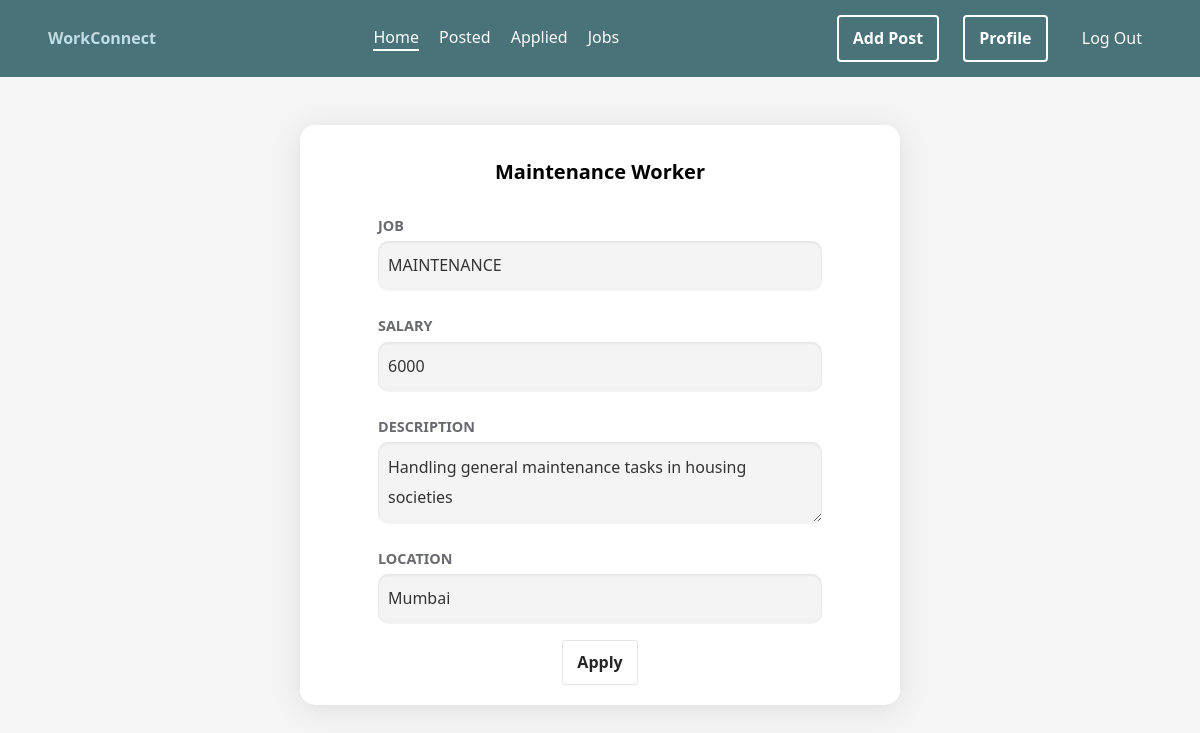
Page /newco/post/8 (signed in) on the earlier database version.
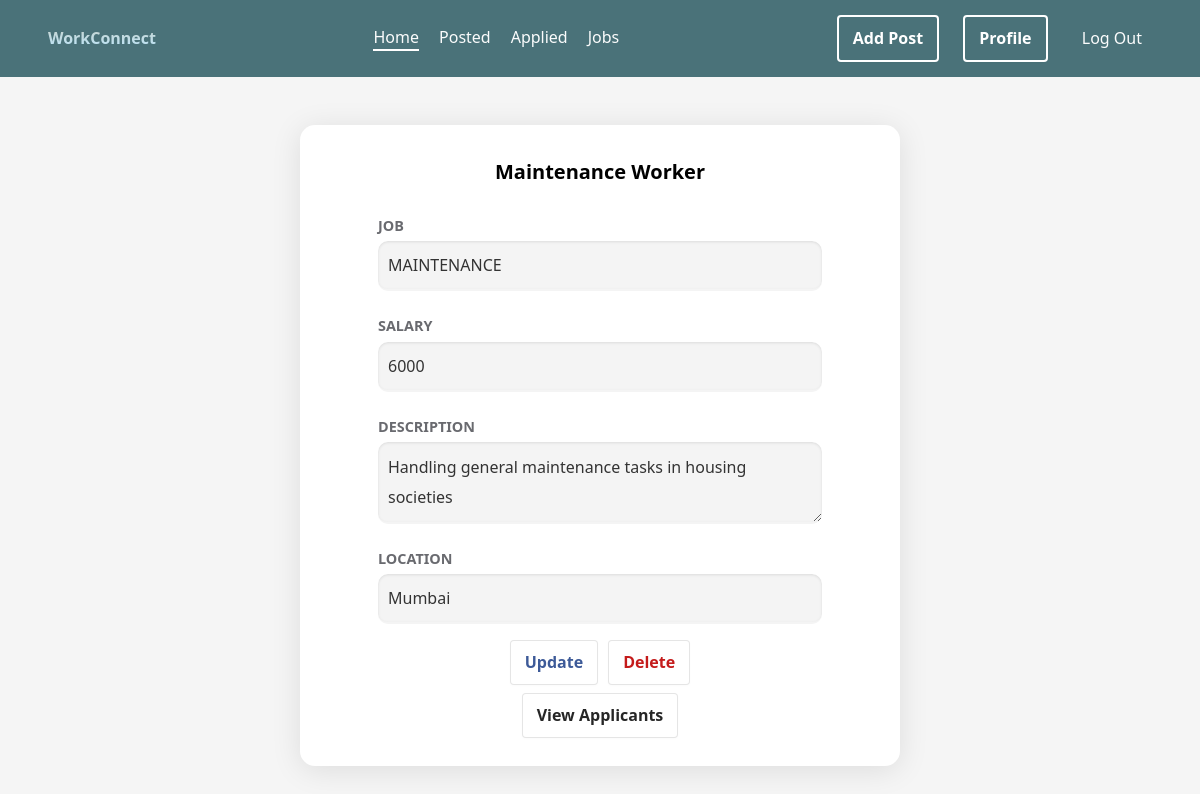
Same page on the later database version.
### newco/views.py (the view, shortened to what this page needs)
# urls.py: path('post/<int:job_id>',views.job_profile,name='job-profile'),
def job_profile(request,job_id):
    job = Job.objects.get(id=job_id)
    applied = job.applied.all()
    print(applied)
    return render(request,'newco/jobprofile.html',{
        'job':job,
        'applied':applied
    })

### newco/templates/newco/jobprofile.html (shortened to what this page needs)
{% extends 'newco/layout.html' %}
{% block body %}
<div class="w-100 h-auto mt-5 center bg-transparent flex-column">
    <div class="h-auto p-1 form nothover" style="width: 600px;">
        <form action="" class="mb-3" method="post">
            <legend class="heading mt-5 mb-2">{{ job.title }}</legend>
            <div class="center w-100 mb-2 flex-column">
                <div class="w-75 mb-4">
                    <label class="label" for="job_specification">JOB</label>
                    <input class="w-100 en" name="job_specification"  value="{{ job.job_specification }}" disabled type="text">
                </div>
                <div class="w-75 mb-4">
                    <label class="label" for="salary">SALARY</label>
                    <input class="w-100 en" pattern="\w+" name="salary" disabled type="text" value="{{ job.salary }}">
                </div>
                <div class="w-75 mb-4">
                    <label class="label" for="description">DESCRIPTION</label>
                    <textarea class="w-100 h-75 textarea en" name="description" disabled type="text">{{ job.description }}</textarea>
                </div>
                <div class="w-75 mb-2">
                    <label class="label" for="location">LOCATION</label>
                    <input class="w-100 en" name="location" disabled type="text" value="{{ job.location }}">
                </div>
            </div>
        {% if request.user == job.user %}
        <div class="center mt-2" style="gap: 10px;">
            <div class="center" id="edit-div">
                <button type="button" class="mb-2 edit-btn" onclick="enableInputs(`{% url 'home' %}`,true)">Update</button>
            </div>
            <div class="center">
                <a href="{% url 'delete' job.id %}">
                    <button type="button" class="mb-2 del-btn" id="del-btn">Delete</button>
                </a>
            </div>
        </div>
        <div class="center">
            <a href="{% url 'applicant' job.id %}">
                <button type="button" class="mb-2">View Applicants</button>
            </a>
        </div>
        {% elif request.user not in applied %}
            <div class="center">
                <a href="{% url 'apply' job.id %}">
                    <button type="button" class="">Apply</button>
                </a>
            </div>
        {% endif %}
    </form>
    </div>
</div>
{% endblock %}

Differences in the rows shown:
changed Job "Maintenance Worker": user_id 62 → 57 (drawn)
Other differences:
text no longer shown: "Apply"
text now shown: "Update Delete View Applicants"
